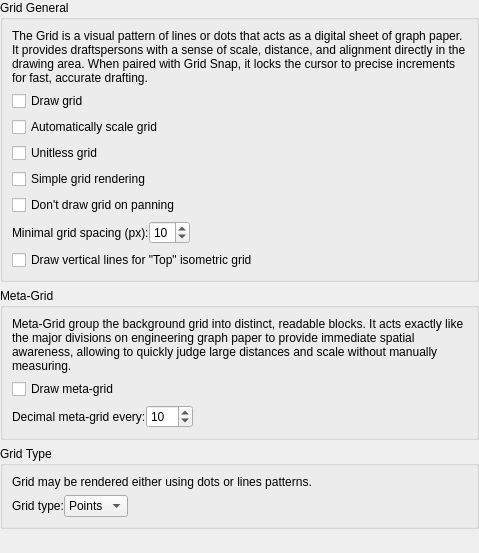
<?xml version="1.0" encoding="UTF-8"?>
<ui version="4.0">
 <class>LC_SettingsPageGridGeneral</class>
 <widget class="QWidget" name="LC_SettingsPageGridGeneral">
  <property name="geometry">
   <rect>
    <x>0</x>
    <y>0</y>
    <width>479</width>
    <height>553</height>
   </rect>
  </property>
  <layout class="QGridLayout" name="gridLayout_main">
   <property name="leftMargin">
    <number>0</number>
   </property>
   <property name="topMargin">
    <number>0</number>
   </property>
   <property name="rightMargin">
    <number>0</number>
   </property>
   <property name="bottomMargin">
    <number>0</number>
   </property>
   <item row="3" column="0">
    <spacer name="verticalSpacer">
     <property name="orientation">
      <enum>Qt::Orientation::Vertical</enum>
     </property>
     <property name="sizeHint" stdset="0">
      <size>
       <width>0</width>
       <height>0</height>
      </size>
     </property>
    </spacer>
   </item>
   <item row="1" column="0">
    <widget class="QGroupBox" name="groupBox">
     <property name="title">
      <string>Meta-Grid</string>
     </property>
     <layout class="QVBoxLayout" name="verticalLayout_2">
      <item>
       <widget class="QLabel" name="label_2">
        <property name="text">
         <string>Meta-Grid group the background grid into distinct, readable blocks. It acts exactly like the major divisions on engineering graph paper to provide immediate spatial awareness, allowing to quickly judge large distances and scale without manually measuring.</string>
        </property>
        <property name="wordWrap">
         <bool>true</bool>
        </property>
       </widget>
      </item>
      <item>
       <layout class="QHBoxLayout" name="horizontalLayout_13">
        <property name="spacing">
         <number>0</number>
        </property>
        <item>
         <widget class="QCheckBox" name="cbDrawMetaGrid">
          <property name="sizePolicy">
           <sizepolicy hsizetype="Preferred" vsizetype="Preferred">
            <horstretch>0</horstretch>
            <verstretch>0</verstretch>
           </sizepolicy>
          </property>
          <property name="toolTip">
           <string>Meta-Grid Visibility

If checked, metagrid will be drawn as part of grid drawing.</string>
          </property>
          <property name="text">
           <string>Draw meta-grid</string>
          </property>
         </widget>
        </item>
        <item>
         <spacer name="horizontalSpacer_9">
          <property name="orientation">
           <enum>Qt::Orientation::Horizontal</enum>
          </property>
          <property name="sizeHint" stdset="0">
           <size>
            <width>0</width>
            <height>0</height>
           </size>
          </property>
         </spacer>
        </item>
       </layout>
      </item>
      <item>
       <layout class="QHBoxLayout" name="horizontalLayout_2">
        <property name="spacing">
         <number>0</number>
        </property>
        <item>
         <widget class="QLabel" name="label_40">
          <property name="text">
           <string>Decimal meta-grid every:</string>
          </property>
          <property name="buddy">
           <cstring>sbGridMetaMajorEvery</cstring>
          </property>
         </widget>
        </item>
        <item>
         <widget class="QSpinBox" name="sbGridMetaMajorEvery">
          <property name="sizePolicy">
           <sizepolicy hsizetype="Preferred" vsizetype="Preferred">
            <horstretch>0</horstretch>
            <verstretch>0</verstretch>
           </sizepolicy>
          </property>
          <property name="toolTip">
           <string>Meta-grid Density

Controls the frequency of major grid lines compared to minor grid lines.</string>
          </property>
          <property name="minimum">
           <number>2</number>
          </property>
          <property name="maximum">
           <number>100</number>
          </property>
          <property name="value">
           <number>10</number>
          </property>
         </widget>
        </item>
        <item>
         <spacer name="horizontalSpacer_8">
          <property name="orientation">
           <enum>Qt::Orientation::Horizontal</enum>
          </property>
          <property name="sizeHint" stdset="0">
           <size>
            <width>0</width>
            <height>0</height>
           </size>
          </property>
         </spacer>
        </item>
       </layout>
      </item>
     </layout>
    </widget>
   </item>
   <item row="0" column="0">
    <widget class="QGroupBox" name="groupBox_7">
     <property name="title">
      <string>Grid General</string>
     </property>
     <layout class="QVBoxLayout" name="verticalLayout">
      <item>
       <widget class="QLabel" name="label">
        <property name="text">
         <string>The Grid is a visual pattern of lines or dots that acts as a digital sheet of graph paper. It provides draftspersons with a sense of scale, distance, and alignment directly in the drawing area. When paired with Grid Snap, it locks the cursor to precise increments for fast, accurate drafting.</string>
        </property>
        <property name="wordWrap">
         <bool>true</bool>
        </property>
       </widget>
      </item>
      <item>
       <layout class="QHBoxLayout" name="horizontalLayout_12">
        <property name="spacing">
         <number>0</number>
        </property>
        <item>
         <widget class="QCheckBox" name="cbDrawGrid">
          <property name="sizePolicy">
           <sizepolicy hsizetype="Preferred" vsizetype="Preferred">
            <horstretch>0</horstretch>
            <verstretch>0</verstretch>
           </sizepolicy>
          </property>
          <property name="toolTip">
           <string>Grid Visibility

If checked, grid wil be drawn</string>
          </property>
          <property name="text">
           <string>Draw grid</string>
          </property>
         </widget>
        </item>
        <item>
         <spacer name="horizontalSpacer_4">
          <property name="orientation">
           <enum>Qt::Orientation::Horizontal</enum>
          </property>
          <property name="sizeHint" stdset="0">
           <size>
            <width>0</width>
            <height>0</height>
           </size>
          </property>
         </spacer>
        </item>
       </layout>
      </item>
      <item>
       <layout class="QHBoxLayout" name="horizontalLayout_11">
        <property name="spacing">
         <number>0</number>
        </property>
        <item>
         <widget class="QCheckBox" name="cbScaleGrid">
          <property name="sizePolicy">
           <sizepolicy hsizetype="Preferred" vsizetype="Preferred">
            <horstretch>0</horstretch>
            <verstretch>0</verstretch>
           </sizepolicy>
          </property>
          <property name="toolTip">
           <string>Grid Auto Scale

If checked, the grid will be scalled automatically</string>
          </property>
          <property name="text">
           <string>Automatically scale grid</string>
          </property>
         </widget>
        </item>
        <item>
         <spacer name="horizontalSpacer_3">
          <property name="orientation">
           <enum>Qt::Orientation::Horizontal</enum>
          </property>
          <property name="sizeHint" stdset="0">
           <size>
            <width>0</width>
            <height>0</height>
           </size>
          </property>
         </spacer>
        </item>
       </layout>
      </item>
      <item>
       <layout class="QHBoxLayout" name="horizontalLayout_8">
        <property name="spacing">
         <number>0</number>
        </property>
        <item>
         <widget class="QCheckBox" name="cb_unitless_grid">
          <property name="sizePolicy">
           <sizepolicy hsizetype="Preferred" vsizetype="Preferred">
            <horstretch>0</horstretch>
            <verstretch>0</verstretch>
           </sizepolicy>
          </property>
          <property name="toolTip">
           <string>Unitless Grid

If checked, grid will not be adjusted to current units of drawing</string>
          </property>
          <property name="text">
           <string>Unitless grid</string>
          </property>
         </widget>
        </item>
        <item>
         <spacer name="horizontalSpacer">
          <property name="orientation">
           <enum>Qt::Orientation::Horizontal</enum>
          </property>
          <property name="sizeHint" stdset="0">
           <size>
            <width>0</width>
            <height>0</height>
           </size>
          </property>
         </spacer>
        </item>
       </layout>
      </item>
      <item>
       <layout class="QHBoxLayout" name="horizontalLayout_9">
        <property name="spacing">
         <number>0</number>
        </property>
        <item>
         <widget class="QCheckBox" name="cbSimpleGridRendring">
          <property name="sizePolicy">
           <sizepolicy hsizetype="Preferred" vsizetype="Preferred">
            <horstretch>0</horstretch>
            <verstretch>0</verstretch>
           </sizepolicy>
          </property>
          <property name="toolTip">
           <string>Grid Rendering Mode

If checked, Meta Grid lines will be drawn on top of grid. Simple grid is faster yet is less visually lean.
Otherwise, main and meta-grid will not overlap.</string>
          </property>
          <property name="text">
           <string>Simple grid rendering</string>
          </property>
         </widget>
        </item>
        <item>
         <spacer name="horizontalSpacer_5">
          <property name="orientation">
           <enum>Qt::Orientation::Horizontal</enum>
          </property>
          <property name="sizeHint" stdset="0">
           <size>
            <width>0</width>
            <height>0</height>
           </size>
          </property>
         </spacer>
        </item>
       </layout>
      </item>
      <item>
       <layout class="QHBoxLayout" name="horizontalLayout_10">
        <property name="spacing">
         <number>0</number>
        </property>
        <item>
         <widget class="QCheckBox" name="cbDisableGridOnPanning">
          <property name="sizePolicy">
           <sizepolicy hsizetype="Preferred" vsizetype="Preferred">
            <horstretch>0</horstretch>
            <verstretch>0</verstretch>
           </sizepolicy>
          </property>
          <property name="toolTip">
           <string>Grid Pan

If checked, grid will not be drawn within view pan by mouse operation</string>
          </property>
          <property name="text">
           <string>Don't draw grid on panning</string>
          </property>
         </widget>
        </item>
        <item>
         <spacer name="horizontalSpacer_7">
          <property name="orientation">
           <enum>Qt::Orientation::Horizontal</enum>
          </property>
          <property name="sizeHint" stdset="0">
           <size>
            <width>0</width>
            <height>0</height>
           </size>
          </property>
         </spacer>
        </item>
       </layout>
      </item>
      <item>
       <layout class="QHBoxLayout" name="horizontalLayout">
        <property name="spacing">
         <number>0</number>
        </property>
        <item>
         <widget class="QLabel" name="lMinGridSpacing">
          <property name="text">
           <string>Minimal grid spacing (px):</string>
          </property>
          <property name="buddy">
           <cstring>sbMinGridSpacing</cstring>
          </property>
         </widget>
        </item>
        <item>
         <widget class="QSpinBox" name="sbMinGridSpacing">
          <property name="toolTip">
           <string>Grid Rescale Spacing\Minimal spacing between grid until grid rescale</string>
          </property>
          <property name="minimum">
           <number>3</number>
          </property>
          <property name="maximum">
           <number>50</number>
          </property>
          <property name="value">
           <number>10</number>
          </property>
         </widget>
        </item>
        <item>
         <spacer name="horizontalSpacer_6">
          <property name="orientation">
           <enum>Qt::Orientation::Horizontal</enum>
          </property>
          <property name="sizeHint" stdset="0">
           <size>
            <width>0</width>
            <height>0</height>
           </size>
          </property>
         </spacer>
        </item>
       </layout>
      </item>
      <item>
       <layout class="QHBoxLayout" name="horizontalLayout_14">
        <property name="spacing">
         <number>0</number>
        </property>
        <item>
         <widget class="QCheckBox" name="cbDrawVerticalForIsoTop">
          <property name="sizePolicy">
           <sizepolicy hsizetype="Preferred" vsizetype="Preferred">
            <horstretch>0</horstretch>
            <verstretch>0</verstretch>
           </sizepolicy>
          </property>
          <property name="toolTip">
           <string>Isometric Top Grid

If unchecked, vertical line will not be drawn for &quot;Top&quot; isometric view</string>
          </property>
          <property name="text">
           <string>Draw vertical lines for &quot;Top&quot; isometric grid</string>
          </property>
         </widget>
        </item>
        <item>
         <spacer name="horizontalSpacer_2">
          <property name="orientation">
           <enum>Qt::Orientation::Horizontal</enum>
          </property>
          <property name="sizeHint" stdset="0">
           <size>
            <width>0</width>
            <height>0</height>
           </size>
          </property>
         </spacer>
        </item>
       </layout>
      </item>
     </layout>
    </widget>
   </item>
   <item row="2" column="0">
    <widget class="QGroupBox" name="gbGridType">
     <property name="title">
      <string>Grid Type</string>
     </property>
     <layout class="QGridLayout" name="gridLayout">
      <item row="0" column="0">
       <widget class="QLabel" name="label_3">
        <property name="text">
         <string>Grid may be rendered either using dots or lines patterns. </string>
        </property>
        <property name="wordWrap">
         <bool>true</bool>
        </property>
       </widget>
      </item>
      <item row="1" column="0">
       <layout class="QHBoxLayout" name="horizontalLayout_3">
        <property name="spacing">
         <number>0</number>
        </property>
        <item>
         <widget class="QLabel" name="lGridType">
          <property name="text">
           <string>Grid type:</string>
          </property>
          <property name="buddy">
           <cstring>cbGridType</cstring>
          </property>
         </widget>
        </item>
        <item>
         <widget class="QComboBox" name="cbGridType">
          <property name="sizePolicy">
           <sizepolicy hsizetype="Preferred" vsizetype="Preferred">
            <horstretch>0</horstretch>
            <verstretch>0</verstretch>
           </sizepolicy>
          </property>
          <property name="toolTip">
           <string>Grid Type

Type of grid to be drawn</string>
          </property>
          <property name="sizeAdjustPolicy">
           <enum>QComboBox::SizeAdjustPolicy::AdjustToContents</enum>
          </property>
          <item>
           <property name="text">
            <string>Points</string>
           </property>
          </item>
          <item>
           <property name="text">
            <string>Lines</string>
           </property>
          </item>
         </widget>
        </item>
        <item>
         <spacer name="horizontalSpacer_10">
          <property name="orientation">
           <enum>Qt::Orientation::Horizontal</enum>
          </property>
          <property name="sizeHint" stdset="0">
           <size>
            <width>0</width>
            <height>0</height>
           </size>
          </property>
         </spacer>
        </item>
       </layout>
      </item>
     </layout>
    </widget>
   </item>
  </layout>
 </widget>
 <resources/>
 <connections/>
</ui>
